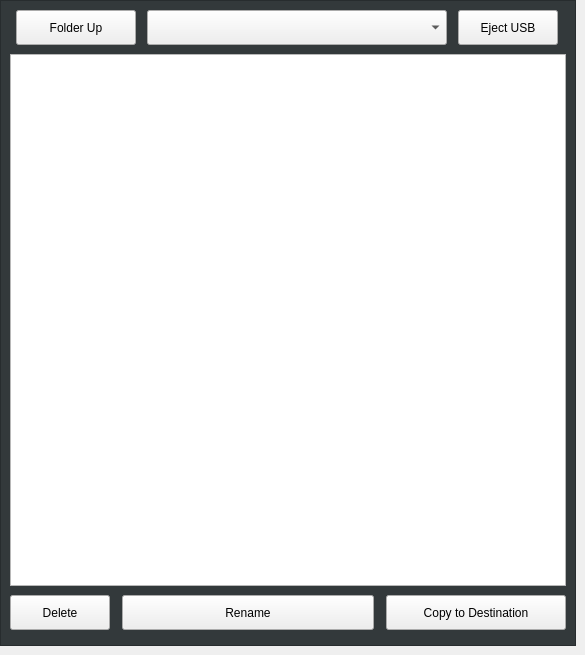
               <widget class="QWidget" name="sourceTab">
                <attribute name="title">
                 <string>Source</string>
                </attribute>
                <widget class="QFrame" name="frame_35">
                 <property name="geometry">
                  <rect>
                   <x>0</x>
                   <y>0</y>
                   <width>576</width>
                   <height>646</height>
                  </rect>
                 </property>
                 <property name="sizePolicy">
                  <sizepolicy hsizetype="Fixed" vsizetype="Preferred">
                   <horstretch>0</horstretch>
                   <verstretch>0</verstretch>
                  </sizepolicy>
                 </property>
                 <property name="minimumSize">
                  <size>
                   <width>420</width>
                   <height>0</height>
                  </size>
                 </property>
                 <property name="maximumSize">
                  <size>
                   <width>600</width>
                   <height>16777215</height>
                  </size>
                 </property>
                 <property name="styleSheet">
                  <string notr="true">.QFrame{
    background-color: rgb(51, 57, 59);
}</string>
                 </property>
                 <property name="frameShape">
                  <enum>QFrame::StyledPanel</enum>
                 </property>
                 <property name="frameShadow">
                  <enum>QFrame::Raised</enum>
                 </property>
                 <layout class="QVBoxLayout" name="verticalLayout_37">
                  <property name="spacing">
                   <number>9</number>
                  </property>
                  <property name="bottomMargin">
                   <number>15</number>
                  </property>
                  <item>
                   <layout class="QHBoxLayout" name="horizontalLayout_124">
                    <property name="spacing">
                     <number>10</number>
                    </property>
                    <property name="leftMargin">
                     <number>5</number>
                    </property>
                    <property name="rightMargin">
                     <number>5</number>
                    </property>
                    <item>
                     <widget class="QPushButton" name="sourceFolderUp">
                      <property name="sizePolicy">
                       <sizepolicy hsizetype="Fixed" vsizetype="Fixed">
                        <horstretch>0</horstretch>
                        <verstretch>0</verstretch>
                       </sizepolicy>
                      </property>
                      <property name="minimumSize">
                       <size>
                        <width>120</width>
                        <height>35</height>
                       </size>
                      </property>
                      <property name="maximumSize">
                       <size>
                        <width>120</width>
                        <height>35</height>
                       </size>
                      </property>
                      <property name="focusPolicy">
                       <enum>Qt::NoFocus</enum>
                      </property>
                      <property name="styleSheet">
                       <string notr="true">QPushButton {
   	font: 12pt &quot;Noto&quot;;
}</string>
                      </property>
                      <property name="text">
                       <string>Folder Up</string>
                      </property>
                      <property name="icon">
                       <iconset resource="../../../../../dev/probe_basic/src/probe_basic_lathe/probe_basic_lathe.qrc">
                        <normaloff>:/images/folder_up.png</normaloff>:/images/folder_up.png</iconset>
                      </property>
                      <property name="iconSize">
                       <size>
                        <width>30</width>
                        <height>17</height>
                       </size>
                      </property>
                     </widget>
                    </item>
                    <item>
                     <widget class="RemovableDeviceComboBox" name="removableComboBox">
                      <property name="sizePolicy">
                       <sizepolicy hsizetype="Preferred" vsizetype="Fixed">
                        <horstretch>1</horstretch>
                        <verstretch>0</verstretch>
                       </sizepolicy>
                      </property>
                      <property name="minimumSize">
                       <size>
                        <width>0</width>
                        <height>35</height>
                       </size>
                      </property>
                      <property name="maximumSize">
                       <size>
                        <width>300</width>
                        <height>35</height>
                       </size>
                      </property>
                      <property name="styleSheet">
                       <string notr="true">font: 12pt &quot;Noto&quot;;</string>
                      </property>
                     </widget>
                    </item>
                    <item>
                     <widget class="QPushButton" name="sourceEjectUsb">
                      <property name="sizePolicy">
                       <sizepolicy hsizetype="Fixed" vsizetype="Fixed">
                        <horstretch>0</horstretch>
                        <verstretch>0</verstretch>
                       </sizepolicy>
                      </property>
                      <property name="minimumSize">
                       <size>
                        <width>100</width>
                        <height>35</height>
                       </size>
                      </property>
                      <property name="maximumSize">
                       <size>
                        <width>100</width>
                        <height>35</height>
                       </size>
                      </property>
                      <property name="focusPolicy">
                       <enum>Qt::NoFocus</enum>
                      </property>
                      <property name="styleSheet">
                       <string notr="true">QPushButton {
   	font: 12pt &quot;Noto&quot;;
}</string>
                      </property>
                      <property name="text">
                       <string>Eject USB</string>
                      </property>
                     </widget>
                    </item>
                   </layout>
                  </item>
                  <item>
                   <layout class="QHBoxLayout" name="horizontalLayout_125">
                    <item>
                     <widget class="FileSystemTable" name="sourceFsTable">
                      <property name="focusPolicy">
                       <enum>Qt::WheelFocus</enum>
                      </property>
                      <property name="styleSheet">
                       <string notr="true">FileSystemTable {
	color: black;
   	border: 1px;
	border-color: rgb(120, 120, 120);
	border-style: solid;
	background-color: rgb(238, 238, 236);
    font: 12pt &quot;Noto&quot;;
}

QHeaderView {
    background-color: rgb(220, 220, 220);
	color: black;
    border: none;
	border-radius:none;
	border-style: none;
	font: 13pt &quot;Noto&quot;;
}</string>
                      </property>
                      <property name="selectionMode">
                       <enum>QAbstractItemView::SingleSelection</enum>
                      </property>
                      <property name="textElideMode">
                       <enum>Qt::ElideRight</enum>
                      </property>
                      <property name="showGrid">
                       <bool>false</bool>
                      </property>
                      <property name="sortingEnabled">
                       <bool>true</bool>
                      </property>
                      <property name="hiddenColumns" stdset="0">
                       <string>2, 4,1</string>
                      </property>
                      <property name="fixedNameColumn" stdset="0">
                       <bool>true</bool>
                      </property>
                      <property name="nameColumnsWidth" stdset="0">
                       <number>250</number>
                      </property>
                      <attribute name="horizontalHeaderCascadingSectionResizes">
                       <bool>true</bool>
                      </attribute>
                     </widget>
                    </item>
                   </layout>
                  </item>
                  <item>
                   <layout class="QHBoxLayout" name="horizontalLayout_126">
                    <property name="spacing">
                     <number>12</number>
                    </property>
                    <item>
                     <widget class="QPushButton" name="sourceDeleteItem">
                      <property name="sizePolicy">
                       <sizepolicy hsizetype="Fixed" vsizetype="Fixed">
                        <horstretch>0</horstretch>
                        <verstretch>0</verstretch>
                       </sizepolicy>
                      </property>
                      <property name="minimumSize">
                       <size>
                        <width>100</width>
                        <height>35</height>
                       </size>
                      </property>
                      <property name="maximumSize">
                       <size>
                        <width>100</width>
                        <height>35</height>
                       </size>
                      </property>
                      <property name="focusPolicy">
                       <enum>Qt::NoFocus</enum>
                      </property>
                      <property name="styleSheet">
                       <string notr="true">QPushButton {
   	font: 12pt &quot;Noto&quot;;
}</string>
                      </property>
                      <property name="text">
                       <string>Delete</string>
                      </property>
                      <property name="icon">
                       <iconset resource="../../../../../dev/probe_basic/src/probe_basic_lathe/probe_basic_lathe.qrc">
                        <normaloff>:/images/delete.png</normaloff>:/images/delete.png</iconset>
                      </property>
                      <property name="iconSize">
                       <size>
                        <width>14</width>
                        <height>14</height>
                       </size>
                      </property>
                     </widget>
                    </item>
                    <item>
                     <widget class="QPushButton" name="sourceRenameItem">
                      <property name="sizePolicy">
                       <sizepolicy hsizetype="Preferred" vsizetype="Fixed">
                        <horstretch>0</horstretch>
                        <verstretch>0</verstretch>
                       </sizepolicy>
                      </property>
                      <property name="minimumSize">
                       <size>
                        <width>83</width>
                        <height>35</height>
                       </size>
                      </property>
                      <property name="maximumSize">
                       <size>
                        <width>16777215</width>
                        <height>35</height>
                       </size>
                      </property>
                      <property name="focusPolicy">
                       <enum>Qt::NoFocus</enum>
                      </property>
                      <property name="styleSheet">
                       <string notr="true">QPushButton {
   	font: 12pt &quot;Noto&quot;;
}</string>
                      </property>
                      <property name="text">
                       <string>Rename</string>
                      </property>
                     </widget>
                    </item>
                    <item>
                     <widget class="QPushButton" name="sourceCopyItem">
                      <property name="sizePolicy">
                       <sizepolicy hsizetype="Fixed" vsizetype="Fixed">
                        <horstretch>0</horstretch>
                        <verstretch>0</verstretch>
                       </sizepolicy>
                      </property>
                      <property name="minimumSize">
                       <size>
                        <width>100</width>
                        <height>35</height>
                       </size>
                      </property>
                      <property name="maximumSize">
                       <size>
                        <width>180</width>
                        <height>35</height>
                       </size>
                      </property>
                      <property name="focusPolicy">
                       <enum>Qt::NoFocus</enum>
                      </property>
                      <property name="layoutDirection">
                       <enum>Qt::RightToLeft</enum>
                      </property>
                      <property name="styleSheet">
                       <string notr="true">QPushButton {
   	font: 12pt &quot;Noto&quot;;
}</string>
                      </property>
                      <property name="text">
                       <string>Copy to Destination</string>
                      </property>
                      <property name="icon">
                       <iconset resource="../../../../../dev/probe_basic/src/probe_basic_lathe/probe_basic_lathe.qrc">
                        <normaloff>:/images/right_arrow.png</normaloff>:/images/right_arrow.png</iconset>
                      </property>
                     </widget>
                    </item>
                   </layout>
                  </item>
                 </layout>
                </widget>
               </widget>
